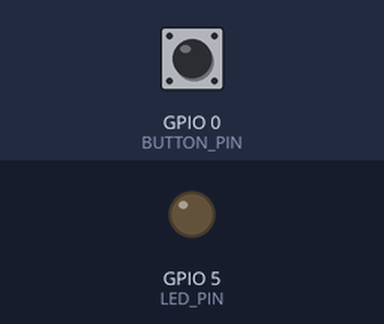
The sketch below on a simulated ESP32. Shown: output pins drawn as LEDs (lit = HIGH). The test bench sets the inputs (shaded band); at power-on: GPIO 0 (BUTTON_PIN) HIGH. WiFi joins after 1.5 s; servers stay silent unless stated; uploads are accepted with an empty reply; what the sketch prints to the serial monitor is not drawn.

Above: at 2.7 s.
2.8 s: GPIO 0 (BUTTON_PIN) pulled LOW for 0.15 s
At 3.9 s:
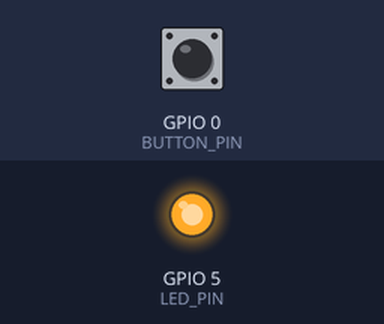
5.7 s: GPIO 0 (BUTTON_PIN) pulled LOW for 1 s
At 8.6 s:
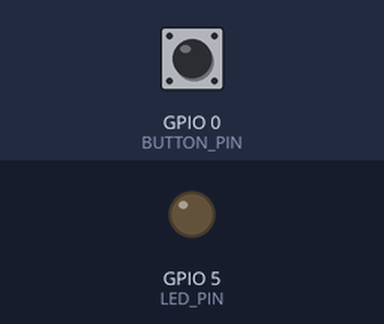
9.4 s: GPIO 0 (BUTTON_PIN) pulled LOW for 3.2 s
At 13.4 s:
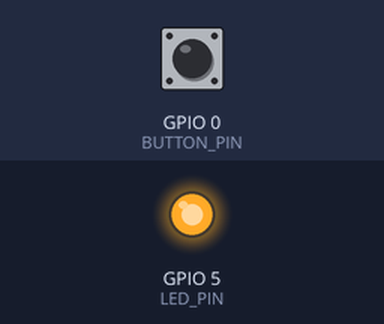
Timing chart, 0 to 15.4 s (numbered marks = the images above; inputs shaded):
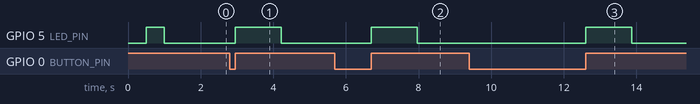

Measured:
- after the input at 2.8 s, GPIO 5 (LED_PIN): LOW → HIGH after 0.15 s, → LOW 1.3 s later
- after the input at 5.7 s, GPIO 5 (LED_PIN): LOW → HIGH after 1.0 s, → LOW 1.3 s later
- after the input at 9.4 s, GPIO 5 (LED_PIN): LOW → HIGH after 3.2 s, → LOW 1.3 s later

The sketch:

Example_Wifi_Test.ino
```cpp
#include <WiFi.h>

// WiFi network name and password:
const char * networkName = "YOUR NETWORK NAME";
const char * networkPswd = "YOUR PASSWORD";

// Internet domain to request from:
const char * hostDomain = "example.com";
const int hostPort = 80;

const int BUTTON_PIN = 0;
const int LED_PIN = 5;

void setup()
{
  // Initilize hardware:
  Serial.begin(115200);
  pinMode(BUTTON_PIN, INPUT_PULLUP);
  pinMode(LED_PIN, OUTPUT);

  // Connect to the WiFi network (see function below loop)
  connectToWiFi(networkName, networkPswd);

  digitalWrite(LED_PIN, LOW); // LED off
  Serial.print("Press button 0 to connect to ");
  Serial.println(hostDomain);
}

void loop()
{
  if (digitalRead(BUTTON_PIN) == LOW)
  { // Check if button has been pressed
    while (digitalRead(BUTTON_PIN) == LOW)
      ; // Wait for button to be released

    digitalWrite(LED_PIN, HIGH); // Turn on LED
    requestURL(hostDomain, hostPort); // Connect to server
    digitalWrite(LED_PIN, LOW); // Turn off LED
  }
}

void connectToWiFi(const char * ssid, const char * pwd)
{
  int ledState = 0;

  printLine();
  Serial.println("Connecting to WiFi network: " + String(ssid));

  WiFi.begin(ssid, pwd);

  while (WiFi.status() != WL_CONNECTED)
  {
    // Blink LED while we're connecting:
    digitalWrite(LED_PIN, ledState);
    ledState = (ledState + 1) % 2; // Flip ledState
    delay(500);
    Serial.print(".");
  }

  Serial.println();
  Serial.println("WiFi connected!");
  Serial.print("IP address: ");
  Serial.println(WiFi.localIP());
}

void requestURL(const char * host, uint8_t port)
{
  printLine();
  Serial.println("Connecting to domain: " + String(host));

  // Use WiFiClient class to create TCP connections
  WiFiClient client;
  if (!client.connect(host, port))
  {
    Serial.println("connection failed");
    return;
  }
  Serial.println("Connected!");
  printLine();

  // This will send the request to the server
  client.print((String)"GET / HTTP/1.1\r\n" +
               "Host: " + String(host) + "\r\n" +
               "Connection: close\r\n\r\n");
  unsigned long timeout = millis();
  while (client.available() == 0)
  {
    if (millis() - timeout > 5000)
    {
      Serial.println(">>> Client Timeout !");
      client.stop();
      return;
    }
  }

  // Read all the lines of the reply from server and print them to Serial
  while (client.available())
  {
    String line = client.readStringUntil('\r');
    Serial.print(line);
  }

  Serial.println();
  Serial.println("closing connection");
  client.stop();
}

void printLine()
{
  Serial.println();
  for (int i=0; i<30; i++)
    Serial.print("-");
  Serial.println();
}
```
